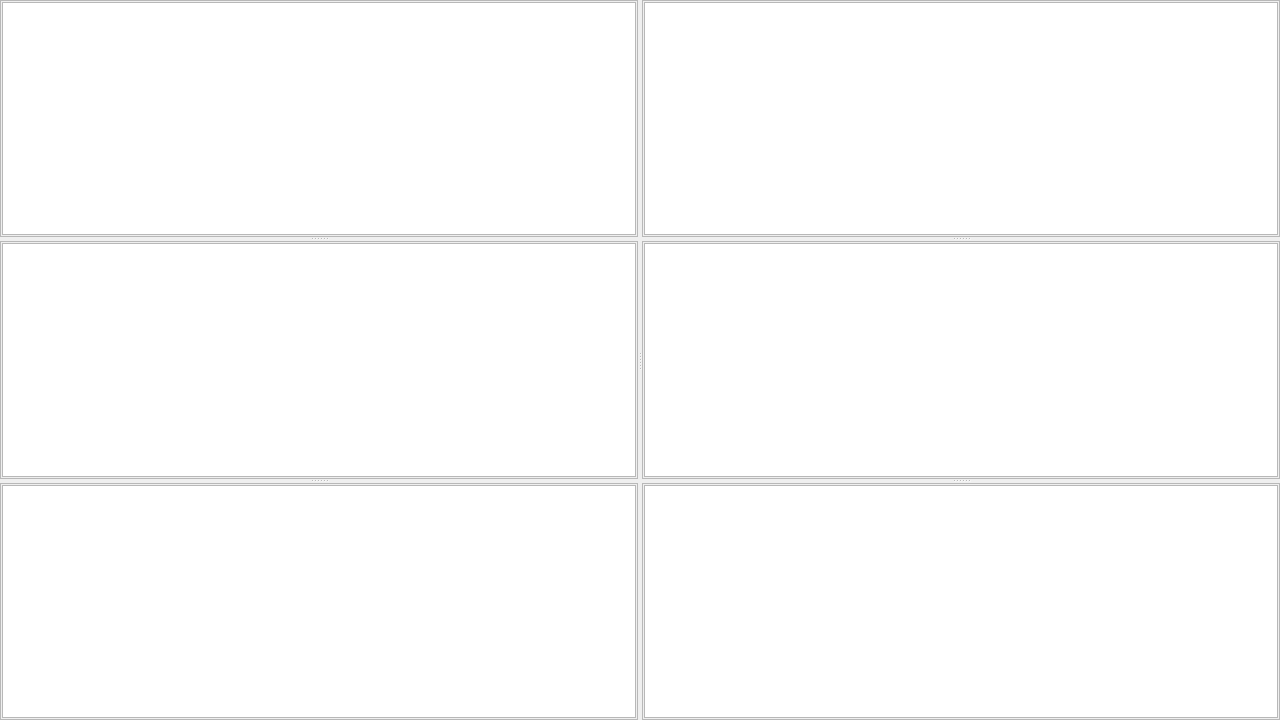
<?xml version="1.0" encoding="UTF-8"?>
<ui version="4.0">
 <class>ViewerInterface</class>
 <widget class="QWidget" name="ViewerInterface">
  <property name="geometry">
   <rect>
    <x>0</x>
    <y>0</y>
    <width>1280</width>
    <height>720</height>
   </rect>
  </property>
  <property name="windowTitle">
   <string>ViewerInterface</string>
  </property>
  <layout class="QHBoxLayout" name="horizontalLayout">
   <property name="spacing">
    <number>0</number>
   </property>
   <property name="margin">
    <number>0</number>
   </property>
   <item>
    <widget class="QSplitter" name="mainSplitter">
     <property name="orientation">
      <enum>Qt::Horizontal</enum>
     </property>
     <property name="handleWidth">
      <number>4</number>
     </property>
     <widget class="QSplitter" name="westSplitter">
      <property name="orientation">
       <enum>Qt::Vertical</enum>
      </property>
      <property name="handleWidth">
       <number>4</number>
      </property>
      <widget class="QFrame" name="viewerFrame_1">
       <property name="mouseTracking">
        <bool>true</bool>
       </property>
       <property name="frameShape">
        <enum>QFrame::StyledPanel</enum>
       </property>
       <property name="frameShadow">
        <enum>QFrame::Raised</enum>
       </property>
       <layout class="QVBoxLayout" name="verticalLayout">
        <property name="spacing">
         <number>0</number>
        </property>
        <property name="margin">
         <number>1</number>
        </property>
        <item>
         <widget class="QGraphicsView" name="view_1">
          <property name="mouseTracking">
           <bool>true</bool>
          </property>
         </widget>
        </item>
       </layout>
      </widget>
      <widget class="QFrame" name="viewerFrame_2">
       <property name="mouseTracking">
        <bool>true</bool>
       </property>
       <property name="frameShape">
        <enum>QFrame::StyledPanel</enum>
       </property>
       <property name="frameShadow">
        <enum>QFrame::Raised</enum>
       </property>
       <layout class="QVBoxLayout" name="verticalLayout_2">
        <property name="spacing">
         <number>0</number>
        </property>
        <property name="margin">
         <number>1</number>
        </property>
        <item>
         <widget class="QGraphicsView" name="view_2">
          <property name="mouseTracking">
           <bool>true</bool>
          </property>
         </widget>
        </item>
       </layout>
      </widget>
      <widget class="QFrame" name="viewerFrame_3">
       <property name="mouseTracking">
        <bool>true</bool>
       </property>
       <property name="frameShape">
        <enum>QFrame::StyledPanel</enum>
       </property>
       <property name="frameShadow">
        <enum>QFrame::Raised</enum>
       </property>
       <layout class="QVBoxLayout" name="verticalLayout_3">
        <property name="spacing">
         <number>0</number>
        </property>
        <property name="margin">
         <number>1</number>
        </property>
        <item>
         <widget class="QGraphicsView" name="view_3">
          <property name="mouseTracking">
           <bool>true</bool>
          </property>
         </widget>
        </item>
       </layout>
      </widget>
     </widget>
     <widget class="QSplitter" name="eastSplitter">
      <property name="orientation">
       <enum>Qt::Vertical</enum>
      </property>
      <property name="handleWidth">
       <number>4</number>
      </property>
      <widget class="QFrame" name="viewerFrame_4">
       <property name="mouseTracking">
        <bool>true</bool>
       </property>
       <property name="frameShape">
        <enum>QFrame::StyledPanel</enum>
       </property>
       <property name="frameShadow">
        <enum>QFrame::Raised</enum>
       </property>
       <layout class="QVBoxLayout" name="verticalLayout_4">
        <property name="spacing">
         <number>0</number>
        </property>
        <property name="margin">
         <number>1</number>
        </property>
        <item>
         <widget class="QGraphicsView" name="view_4">
          <property name="mouseTracking">
           <bool>true</bool>
          </property>
         </widget>
        </item>
       </layout>
      </widget>
      <widget class="QFrame" name="viewerFrame_5">
       <property name="mouseTracking">
        <bool>true</bool>
       </property>
       <property name="frameShape">
        <enum>QFrame::StyledPanel</enum>
       </property>
       <property name="frameShadow">
        <enum>QFrame::Raised</enum>
       </property>
       <layout class="QVBoxLayout" name="verticalLayout_5">
        <property name="spacing">
         <number>0</number>
        </property>
        <property name="margin">
         <number>1</number>
        </property>
        <item>
         <widget class="QGraphicsView" name="view_5">
          <property name="mouseTracking">
           <bool>true</bool>
          </property>
         </widget>
        </item>
       </layout>
      </widget>
      <widget class="QFrame" name="viewerFrame_6">
       <property name="mouseTracking">
        <bool>true</bool>
       </property>
       <property name="frameShape">
        <enum>QFrame::StyledPanel</enum>
       </property>
       <property name="frameShadow">
        <enum>QFrame::Raised</enum>
       </property>
       <layout class="QVBoxLayout" name="verticalLayout_6">
        <property name="spacing">
         <number>0</number>
        </property>
        <property name="margin">
         <number>1</number>
        </property>
        <item>
         <widget class="QGraphicsView" name="view_6">
          <property name="mouseTracking">
           <bool>true</bool>
          </property>
         </widget>
        </item>
       </layout>
      </widget>
     </widget>
    </widget>
   </item>
  </layout>
 </widget>
 <layoutdefault spacing="6" margin="11"/>
 <resources/>
 <connections/>
</ui>
